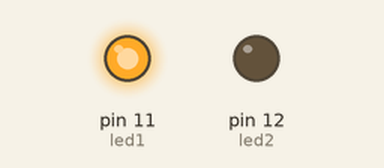
Bench run of a sketch on a simulated Arduino Uno, built with avr-gcc and run on an emulated ATmega328P. Shown: output pins drawn as LEDs (lit = HIGH).

Above: at 0.5 s.
At 2.5 s:
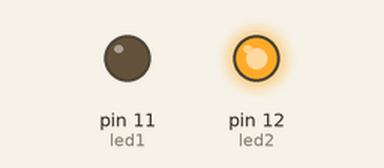
At 3.5 s:
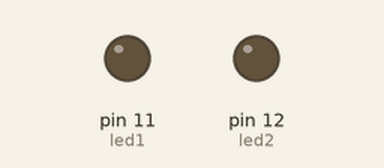
Timing chart, 0 to 5.2 s (numbered marks = the images above):
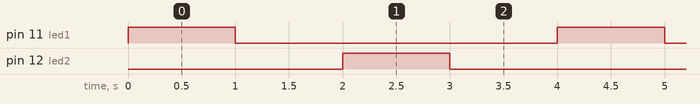

The sketch:

Blink.ino
```cpp
int led1 = 11;
int led2 = 12;

// the setup routine runs once when you press reset:
void setup() {
  // initialize the digital pin as an output.
  pinMode(led1, OUTPUT);
  pinMode(led2, OUTPUT);

  digitalWrite(led2, LOW);
  digitalWrite(led1, LOW);
}

// the loop routine runs over and over again forever:
void loop() {
  digitalWrite(led1, HIGH);
  delay(1000);
  digitalWrite(led1, LOW);
  delay(1000);

  digitalWrite(led2, HIGH);
  delay(1000);
  digitalWrite(led2, LOW);
  delay(1000);
}
```

Measured:
- by itself, pin 11 (led1), pin 12 (led2): alternates HIGH for 1.0 s and LOW for 3.0 s
- by itself, everything shown: repeats every 4.0 s, in 4 steps
